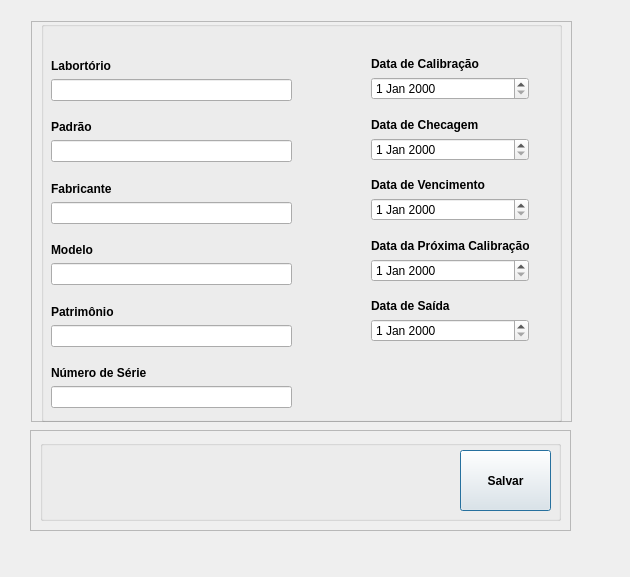
<?xml version="1.0" encoding="UTF-8"?>
<ui version="4.0">
 <class>Dialog</class>
 <widget class="QDialog" name="Dialog">
  <property name="geometry">
   <rect>
    <x>0</x>
    <y>0</y>
    <width>630</width>
    <height>577</height>
   </rect>
  </property>
  <property name="windowTitle">
   <string>Dialog</string>
  </property>
  <widget class="QFrame" name="TopFrame">
   <property name="geometry">
    <rect>
     <x>31</x>
     <y>21</y>
     <width>541</width>
     <height>401</height>
    </rect>
   </property>
   <property name="sizeIncrement">
    <size>
     <width>10</width>
     <height>10</height>
    </size>
   </property>
   <property name="baseSize">
    <size>
     <width>10</width>
     <height>10</height>
    </size>
   </property>
   <property name="autoFillBackground">
    <bool>false</bool>
   </property>
   <property name="styleSheet">
    <string notr="true"/>
   </property>
   <property name="frameShape">
    <enum>QFrame::StyledPanel</enum>
   </property>
   <property name="frameShadow">
    <enum>QFrame::Raised</enum>
   </property>
   <widget class="QWidget" name="layoutWidget">
    <property name="geometry">
     <rect>
      <x>20</x>
      <y>10</y>
      <width>241</width>
      <height>377</height>
     </rect>
    </property>
    <layout class="QGridLayout" name="gridLayout">
     <item row="3" column="0">
      <spacer name="verticalSpacer">
       <property name="orientation">
        <enum>Qt::Vertical</enum>
       </property>
       <property name="sizeHint" stdset="0">
        <size>
         <width>13</width>
         <height>13</height>
        </size>
       </property>
      </spacer>
     </item>
     <item row="14" column="0">
      <widget class="QLineEdit" name="lineEditPatri"/>
     </item>
     <item row="6" column="0">
      <spacer name="verticalSpacer_2">
       <property name="orientation">
        <enum>Qt::Vertical</enum>
       </property>
       <property name="sizeHint" stdset="0">
        <size>
         <width>13</width>
         <height>13</height>
        </size>
       </property>
      </spacer>
     </item>
     <item row="10" column="0">
      <widget class="QLabel" name="labelMod">
       <property name="font">
        <font>
         <weight>75</weight>
         <bold>true</bold>
        </font>
       </property>
       <property name="text">
        <string>Modelo</string>
       </property>
      </widget>
     </item>
     <item row="0" column="0">
      <spacer name="verticalSpacer_11">
       <property name="orientation">
        <enum>Qt::Vertical</enum>
       </property>
       <property name="sizeHint" stdset="0">
        <size>
         <width>13</width>
         <height>28</height>
        </size>
       </property>
      </spacer>
     </item>
     <item row="17" column="0">
      <widget class="QLineEdit" name="lineEditNSer"/>
     </item>
     <item row="16" column="0">
      <widget class="QLabel" name="labelNSerie">
       <property name="font">
        <font>
         <weight>75</weight>
         <bold>true</bold>
        </font>
       </property>
       <property name="text">
        <string>Número de Série</string>
       </property>
      </widget>
     </item>
     <item row="11" column="0">
      <widget class="QLineEdit" name="lineEditMod"/>
     </item>
     <item row="1" column="0">
      <widget class="QLabel" name="labelLab">
       <property name="font">
        <font>
         <weight>75</weight>
         <bold>true</bold>
        </font>
       </property>
       <property name="text">
        <string>Labortório</string>
       </property>
      </widget>
     </item>
     <item row="9" column="0">
      <spacer name="verticalSpacer_3">
       <property name="orientation">
        <enum>Qt::Vertical</enum>
       </property>
       <property name="sizeHint" stdset="0">
        <size>
         <width>13</width>
         <height>13</height>
        </size>
       </property>
      </spacer>
     </item>
     <item row="13" column="0">
      <widget class="QLabel" name="labelPatri">
       <property name="font">
        <font>
         <weight>75</weight>
         <bold>true</bold>
        </font>
       </property>
       <property name="text">
        <string>Patrimônio</string>
       </property>
      </widget>
     </item>
     <item row="15" column="0">
      <spacer name="verticalSpacer_5">
       <property name="orientation">
        <enum>Qt::Vertical</enum>
       </property>
       <property name="sizeHint" stdset="0">
        <size>
         <width>13</width>
         <height>13</height>
        </size>
       </property>
      </spacer>
     </item>
     <item row="8" column="0">
      <widget class="QLineEdit" name="lineEditFab"/>
     </item>
     <item row="7" column="0">
      <widget class="QLabel" name="labelFab">
       <property name="font">
        <font>
         <weight>75</weight>
         <bold>true</bold>
        </font>
       </property>
       <property name="text">
        <string>Fabricante</string>
       </property>
      </widget>
     </item>
     <item row="12" column="0">
      <spacer name="verticalSpacer_4">
       <property name="orientation">
        <enum>Qt::Vertical</enum>
       </property>
       <property name="sizeHint" stdset="0">
        <size>
         <width>13</width>
         <height>13</height>
        </size>
       </property>
      </spacer>
     </item>
     <item row="2" column="0">
      <widget class="QLineEdit" name="lineEditLab"/>
     </item>
     <item row="4" column="0">
      <widget class="QLabel" name="labelPad">
       <property name="font">
        <font>
         <weight>75</weight>
         <bold>true</bold>
        </font>
       </property>
       <property name="text">
        <string>Padrão</string>
       </property>
      </widget>
     </item>
     <item row="5" column="0">
      <widget class="QLineEdit" name="lineEditFab_2"/>
     </item>
    </layout>
   </widget>
   <widget class="QGroupBox" name="groupBox">
    <property name="geometry">
     <rect>
      <x>10</x>
      <y>0</y>
      <width>521</width>
      <height>401</height>
     </rect>
    </property>
    <property name="sizeIncrement">
     <size>
      <width>0</width>
      <height>0</height>
     </size>
    </property>
    <property name="baseSize">
     <size>
      <width>0</width>
      <height>0</height>
     </size>
    </property>
    <property name="styleSheet">
     <string notr="true"/>
    </property>
    <property name="title">
     <string/>
    </property>
    <widget class="QWidget" name="layoutWidget_2">
     <property name="geometry">
      <rect>
       <x>330</x>
       <y>10</y>
       <width>158</width>
       <height>311</height>
      </rect>
     </property>
     <layout class="QGridLayout" name="gridLayout_2">
      <item row="0" column="0">
       <spacer name="verticalSpacer_12">
        <property name="orientation">
         <enum>Qt::Vertical</enum>
        </property>
        <property name="sizeHint" stdset="0">
         <size>
          <width>13</width>
          <height>28</height>
         </size>
        </property>
       </spacer>
      </item>
      <item row="1" column="0">
       <widget class="QLabel" name="labelDCali">
        <property name="font">
         <font>
          <weight>75</weight>
          <bold>true</bold>
         </font>
        </property>
        <property name="text">
         <string>Data de Calibração</string>
        </property>
       </widget>
      </item>
      <item row="2" column="0">
       <widget class="QDateEdit" name="dateEditCali">
        <property name="dateTime">
         <datetime>
          <hour>0</hour>
          <minute>0</minute>
          <second>0</second>
          <year>2000</year>
          <month>1</month>
          <day>1</day>
         </datetime>
        </property>
       </widget>
      </item>
      <item row="3" column="0">
       <spacer name="verticalSpacer_13">
        <property name="orientation">
         <enum>Qt::Vertical</enum>
        </property>
        <property name="sizeHint" stdset="0">
         <size>
          <width>13</width>
          <height>13</height>
         </size>
        </property>
       </spacer>
      </item>
      <item row="4" column="0">
       <widget class="QLabel" name="labelDChec">
        <property name="font">
         <font>
          <weight>75</weight>
          <bold>true</bold>
         </font>
        </property>
        <property name="text">
         <string>Data de Checagem</string>
        </property>
       </widget>
      </item>
      <item row="5" column="0">
       <widget class="QDateEdit" name="dateEditChec"/>
      </item>
      <item row="6" column="0">
       <spacer name="verticalSpacer_14">
        <property name="orientation">
         <enum>Qt::Vertical</enum>
        </property>
        <property name="sizeHint" stdset="0">
         <size>
          <width>13</width>
          <height>13</height>
         </size>
        </property>
       </spacer>
      </item>
      <item row="7" column="0">
       <widget class="QLabel" name="labelDVenc">
        <property name="font">
         <font>
          <weight>75</weight>
          <bold>true</bold>
         </font>
        </property>
        <property name="text">
         <string>Data de Vencimento</string>
        </property>
       </widget>
      </item>
      <item row="8" column="0">
       <widget class="QDateEdit" name="dateEditVenc"/>
      </item>
      <item row="9" column="0">
       <spacer name="verticalSpacer_15">
        <property name="orientation">
         <enum>Qt::Vertical</enum>
        </property>
        <property name="sizeHint" stdset="0">
         <size>
          <width>13</width>
          <height>13</height>
         </size>
        </property>
       </spacer>
      </item>
      <item row="10" column="0">
       <widget class="QLabel" name="labelDProCali">
        <property name="font">
         <font>
          <weight>75</weight>
          <bold>true</bold>
         </font>
        </property>
        <property name="text">
         <string>Data da Próxima Calibração</string>
        </property>
       </widget>
      </item>
      <item row="11" column="0">
       <widget class="QDateEdit" name="dateEditProxCali"/>
      </item>
      <item row="12" column="0">
       <spacer name="verticalSpacer_16">
        <property name="orientation">
         <enum>Qt::Vertical</enum>
        </property>
        <property name="sizeHint" stdset="0">
         <size>
          <width>13</width>
          <height>13</height>
         </size>
        </property>
       </spacer>
      </item>
      <item row="13" column="0">
       <widget class="QLabel" name="labelDSaida">
        <property name="font">
         <font>
          <weight>75</weight>
          <bold>true</bold>
         </font>
        </property>
        <property name="text">
         <string>Data de Saída</string>
        </property>
       </widget>
      </item>
      <item row="14" column="0">
       <widget class="QDateEdit" name="dateEditSaida"/>
      </item>
     </layout>
    </widget>
   </widget>
   <zorder>groupBox</zorder>
   <zorder>layoutWidget</zorder>
  </widget>
  <widget class="QFrame" name="DownFrame">
   <property name="geometry">
    <rect>
     <x>30</x>
     <y>430</y>
     <width>541</width>
     <height>101</height>
    </rect>
   </property>
   <property name="autoFillBackground">
    <bool>false</bool>
   </property>
   <property name="styleSheet">
    <string notr="true">border-color: rgb(0, 0, 0);</string>
   </property>
   <property name="frameShape">
    <enum>QFrame::StyledPanel</enum>
   </property>
   <property name="frameShadow">
    <enum>QFrame::Raised</enum>
   </property>
   <widget class="QGroupBox" name="groupBox_2">
    <property name="geometry">
     <rect>
      <x>10</x>
      <y>10</y>
      <width>521</width>
      <height>81</height>
     </rect>
    </property>
    <property name="sizeIncrement">
     <size>
      <width>0</width>
      <height>0</height>
     </size>
    </property>
    <property name="baseSize">
     <size>
      <width>0</width>
      <height>0</height>
     </size>
    </property>
    <property name="autoFillBackground">
     <bool>false</bool>
    </property>
    <property name="styleSheet">
     <string notr="true"/>
    </property>
    <property name="title">
     <string/>
    </property>
    <widget class="QPushButton" name="btnSalvar">
     <property name="geometry">
      <rect>
       <x>420</x>
       <y>10</y>
       <width>91</width>
       <height>61</height>
      </rect>
     </property>
     <property name="font">
      <font>
       <weight>75</weight>
       <bold>true</bold>
      </font>
     </property>
     <property name="autoFillBackground">
      <bool>false</bool>
     </property>
     <property name="styleSheet">
      <string notr="true"/>
     </property>
     <property name="text">
      <string>Salvar</string>
     </property>
     <property name="icon">
      <iconset>
       <normaloff>../images/save.png</normaloff>../images/save.png</iconset>
     </property>
     <property name="iconSize">
      <size>
       <width>26</width>
       <height>40</height>
      </size>
     </property>
    </widget>
   </widget>
  </widget>
 </widget>
 <resources/>
 <connections/>
</ui>
